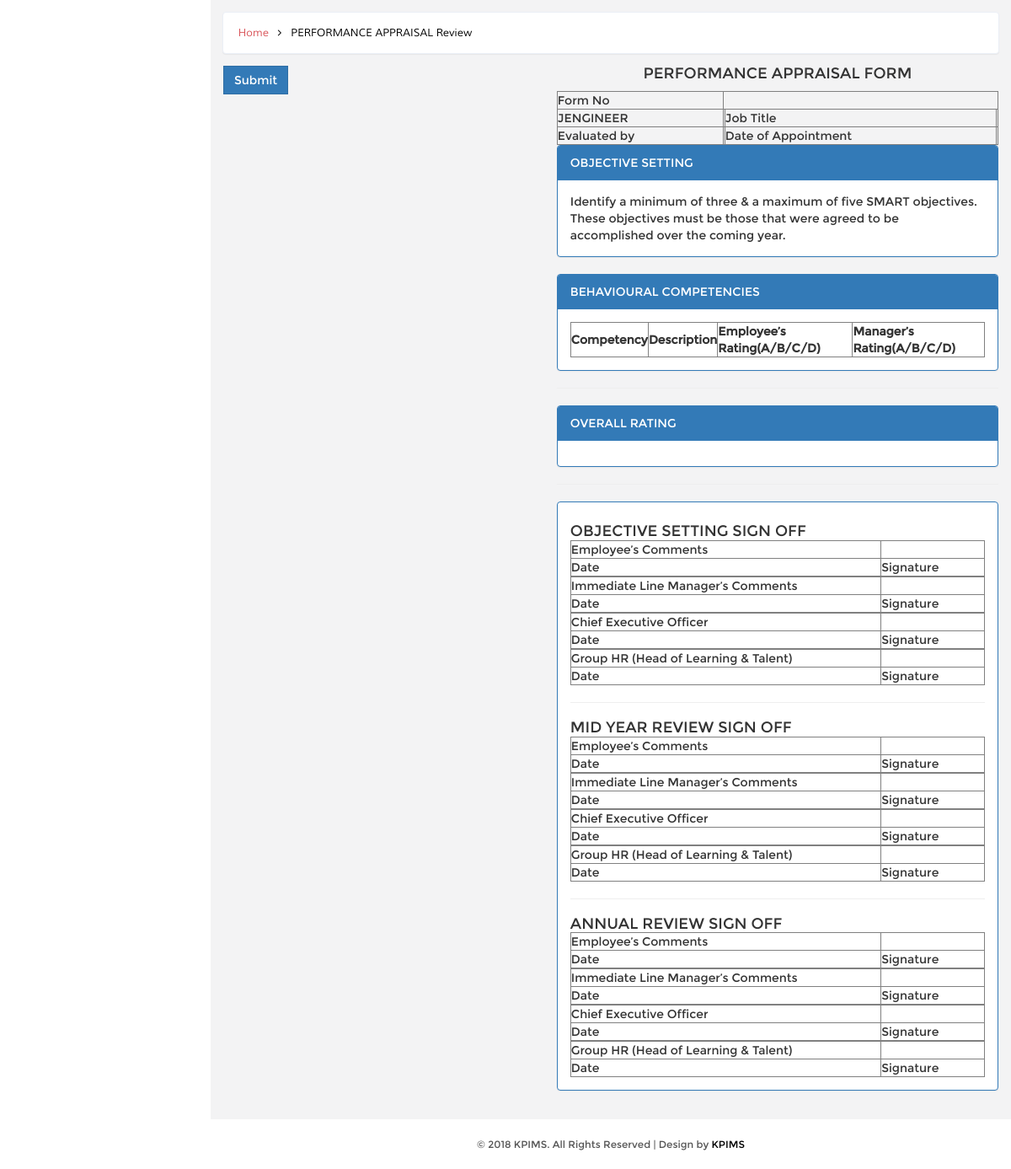
Before: /PAFID_approval_step1.php with the older database file.
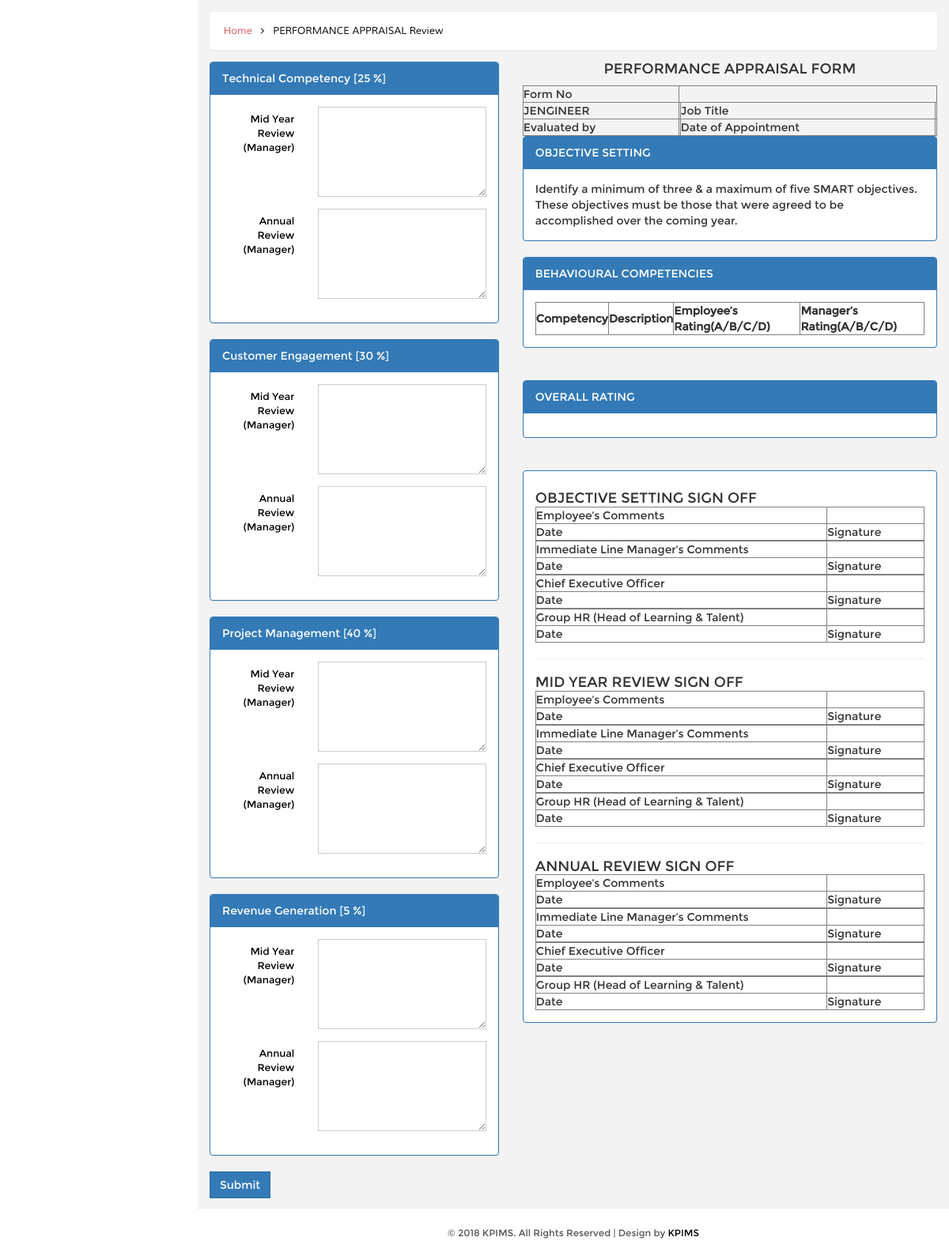
After: the same page with the newer database file.
### tables this page shows
CREATE TABLE `kpi_goal_objective` (
  `id` int(5) NOT NULL AUTO_INCREMENT,
  `user_role` varchar(20) DEFAULT NULL,
  `goal_ratio_id` int(5) DEFAULT NULL,
  `objective` varchar(50) DEFAULT NULL,
  `point` int(5) DEFAULT NULL,
  `unit` varchar(20) DEFAULT NULL,
  `measurement` varchar(20) DEFAULT NULL,
  PRIMARY KEY (`id`)
);

CREATE TABLE `kpi_goal_ratio` (
  `id` int(5) NOT NULL AUTO_INCREMENT,
  `goal_ratio` varchar(20) DEFAULT NULL,
  `precentage` decimal(10,2) DEFAULT NULL,
  PRIMARY KEY (`id`)
);

### DB.php (called while the page is built, shortened)
<?php
function getDBConnection() {
    $servername = "localhost";
    $username = "root";
    $password = "123";
    $db = "kpimsdb";
    $conn = mysqli_connect($servername, $username, $password, $db);
    if (!$conn) {
        die("Connection failed: " . mysqli_connect_error());
    } else {
        return $conn;
    }
}
function getData($sql) {
    $conn = getDBConnection();
    $result = mysqli_query($conn, $sql);
    if (mysqli_num_rows($result) > 0) {
        return $result;
    } else {
        return FALSE;
    }
}
?>

### PAFID_approval_step1.php (the view, shortened to what this page needs)
<!DOCTYPE HTML>
<html>
    <?php include_once './DB.php'; ?>
    <head>
        <link href="css/bootstrap.min.css" rel='stylesheet' type='text/css' />
        <link href="css/style.css" rel='stylesheet' type='text/css' />
        <link href="css/font-awesome.css" rel="stylesheet">
        <link href="css/custom.css" rel="stylesheet">
    </head>
    <body>
        <div id="wrapper">
            <div id="page-wrapper" class="gray-bg dashbard-1">
                <div class="content-main">
                    <div class="banner">
                        <h2>
                             <a href="home.php">Home</a>
                            <i class="fa fa-angle-right"></i>
                            <span>PERFORMANCE APPRAISAL Review</span>
                        </h2>
                    </div>
                    <div class="content-top">
                        <div class="col-md-5 ">
                            <form action="PIFID_objective_setting_approval.php" method="post">
                                <?php
                                $sql = "SELECT kpi_goal_objective.*,kpi_goal_ratio.goal_ratio,kpi_goal_ratio.precentage FROM kpi_goal_objective
INNER JOIN kpi_goal_ratio
ON kpi_goal_objective.goal_ratio_id = kpi_goal_ratio.id
WHERE kpi_goal_objective.user_role = 'JENGINEER'";
                                $data = getData($sql);
                                foreach ($data as $value) {
                                    ?>
                                    <div class="panel panel-primary">
                                        <div class="panel-heading "><?= $value['goal_ratio'] ?> [<?= $value['point'] ?> %]</div>
                                        <div class="panel-body form-horizontal">
                                            <form class="form-horizontal">
                                                <div class="form-group">
                                                    <label for="textarea" class="control-label col-xs-4">Mid Year Review (Manager) </label>
                                                    <div class="col-xs-8">
                                                        <textarea id="textarea" required="" name="<?= $value['id'] ?>_mid_year_comment_manager" cols="40" rows="5" class="form-control"></textarea>
                                                    </div>
                                                </div>
                                                <div class="form-group">
                                                    <label for="textarea1" class="control-label col-xs-4">Annual Review (Manager)</label>
                                                    <div class="col-xs-8">
                                                        <textarea id="textarea1"  required=""  name="<?= $value['id'] ?>_annual_comment_manager" cols="40" rows="5" class="form-control"></textarea>
                                                    </div>
                                                </div>
                                        </div>
                                    </div>
                                    <?php
                                }
                                ?>
                                <button name="submit" type="submit" class="btn btn-primary">Submit</button><br>
                            </form>
                        </div>
                        <div class="col-md-7 ">
                            <?php include './PAF.php';?>
                        </div>
                    </div>
                    <?php
                    include './_footer.php';
                    ?>
                </div>
            </div>
        </div>
    </body>
</html>

Changed rows visible on the page:
added kpi_goal_objective: kpi_goal_ratio.goal_ratio "Technical Competency", point "25"
added kpi_goal_objective: kpi_goal_ratio.goal_ratio "Customer Engagement", point "30"
added kpi_goal_objective: kpi_goal_ratio.goal_ratio "Project Management", point "40"
added kpi_goal_objective: kpi_goal_ratio.goal_ratio "Revenue Generation", point "5"
